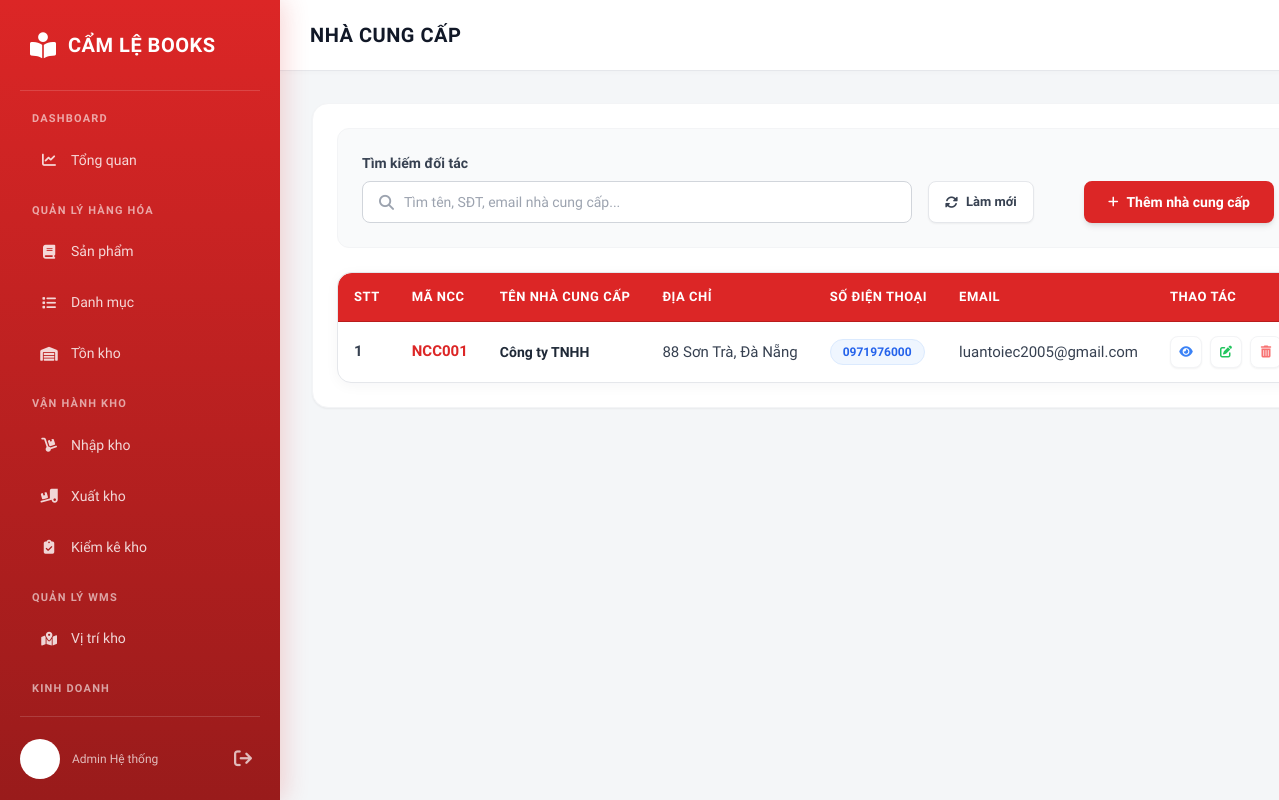
The page /inventory/ncc/ on the database as committed earlier.
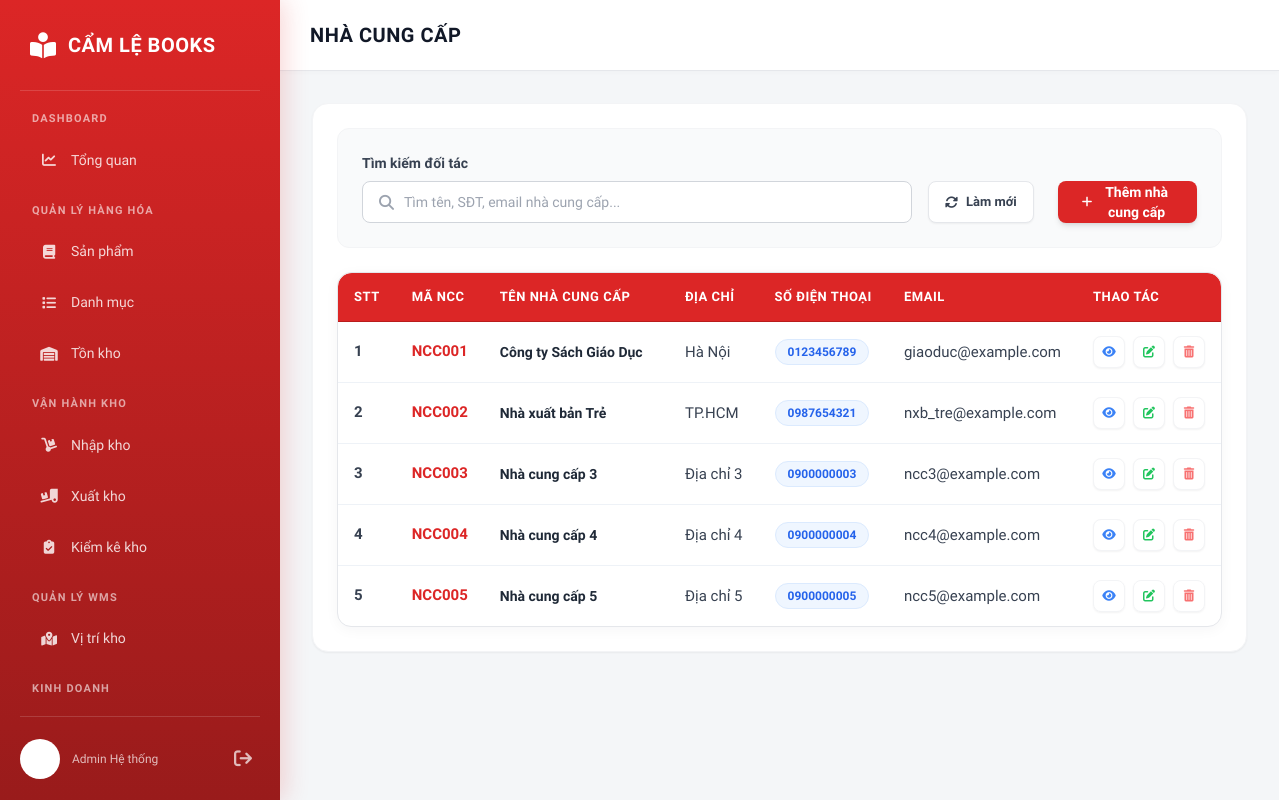
The same page on the database as committed later.
### nhacungcap/models.py (models this page shows, shortened)
class NhaCungCap(models.Model):
    maNCC = models.CharField(max_length=50, primary_key=True)
    tenNCC = models.CharField(max_length=255)
    soDienThoai = models.CharField(
        max_length=20,
        unique=True,
        error_messages={
            'unique': 'Số điện thoại này đã tồn tại trong hệ thống.'
        },
        validators=[
            RegexValidator(
                regex=r'^\+?[\d\s.-]{9,20}$',
                message="Số điện thoại không hợp lệ."
            )
        ]
    )
    email = models.EmailField(
        unique=True,
        error_messages={
            'invalid': 'Địa chỉ email không hợp lệ.',
            'unique': 'Email này đã tồn tại trong hệ thống.'
        }
    )
    diaChi = models.TextField()
    class Meta:
        db_table = 'inventory_nhacungcap'
        constraints = [
            models.UniqueConstraint(fields=['soDienThoai'], name='ncc_unique_soDienThoai_v2'),
            models.UniqueConstraint(fields=['email'], name='ncc_unique_email_v2'),
        ]

### nhacungcap/views/nha_cung_cap.py (the view, shortened to what this page needs)
# urls.py: path('ncc/', nha_cung_cap.ncc, name='ncc'),
def ncc(request):
    suppliers = NhaCungCap.objects.all().order_by('maNCC')
    return render(request, 'nhacungcap/suppliers/nha_cung_cap.html', {'suppliers': suppliers})

### nhacungcap/templates/nhacungcap/suppliers/nha_cung_cap.html (shortened to what this page needs)
{% load static %}
{% load humanize %}
<!DOCTYPE html>
<html lang="vi">
<head>
    <script src="https://cdn.tailwindcss.com"></script>
    <link rel="stylesheet" href="https://cdnjs.cloudflare.com/ajax/libs/font-awesome/6.4.0/css/all.min.css">
    <link rel="stylesheet" href="{% static 'css/0.0.style.css' %}">
</head>
<body>
    <nav class="sidebar" id="sidebar-container">
        {% include 'partials/thanh_ben.html' %}
    </nav>
    <main class="main-content">
        <div id="supplierListView" class="view-section active">
            <div class="content-header">
                <h1>Nhà cung cấp</h1>
            </div>
            <div class="content-body px-8 py-8">
                <div class="bg-white rounded-2xl shadow-sm border border-gray-100 p-6">
                    <div class="flex flex-col md:flex-row gap-6 items-end justify-between mb-6 bg-gray-50 p-6 rounded-xl border border-gray-100">
                        <div class="flex flex-col md:flex-row gap-4 flex-1 items-end">
                            <div class="w-auto">
                                <label class="block text-sm font-bold text-gray-700 mb-2">Tìm kiếm đối tác</label>
                                <div class="frm-search-box w-full" style="width: 550px; max-width: none;">
                                    <i class="fas fa-search"></i>
                                    <input type="text" id="searchInput" placeholder="Tìm tên, SĐT, email nhà cung cấp..." oninput="filterSuppliers()" class="w-full">
                                </div>
                            </div>
                            <button onclick="location.reload()" class="bg-white hover:bg-gray-50 text-gray-700 h-[42px] px-4 whitespace-nowrap rounded-lg text-[13px] font-semibold transition-colors flex items-center gap-2 shadow-sm border border-gray-200">
                                <i class="fa-solid fa-rotate"></i> Làm mới
                            </button>
                        </div>
                        <button onclick="openSupplierForm('create')"
                            class="bg-primary hover:bg-black text-white h-[42px] px-6 rounded-lg text-sm font-bold transition-all flex items-center gap-2 shadow-md active:scale-95">
                            <i class="fa-solid fa-plus text-xs"></i> Thêm nhà cung cấp
                        </button>
                    </div>
                    <div class="table-wrapper data-table-wrapper">
                        <table class="w-full text-left border-collapse min-w-[900px]">
                            <thead>
                                <tr class="bg-gray-50 border-y border-gray-200">
                                    <th class="w-stt">STT</th>
                                    <th class="w-code">Mã NCC</th>
                                    <th>Tên nhà cung cấp</th>
                                    <th>Địa chỉ</th>
                                    <th class="w-code">Số điện thoại</th>
                                    <th>Email</th>
                                    <th class="w-action pr-10">Thao tác</th>
                                </tr>
                            </thead>
                            <tbody id="supplierTableBody" class="divide-y divide-gray-50">
                                {% for s in suppliers %}
                                <tr class="supplier-row hover:bg-gray-50/50 transition-colors group">
                                    <td class="w-stt font-bold">{{ forloop.counter }}</td>
                                    <td class="w-code">
                                        <div class="font-bold text-primary">{{ s.maNCC }}</div>
                                    </td>
                                    <td class="w-supplier">
                                        <div class="font-bold text-gray-800 text-sm">{{ s.tenNCC }}</div>
                                    </td>
                                    <td class="py-4 px-4 text-gray-600 font-medium text-sm max-w-xs truncate">{{ s.diaChi|default:"-" }}</td>
                                    <td class="w-code">
                                        <span class="inline-flex px-3 py-1 rounded-full bg-blue-50 text-blue-600 font-bold text-xs border border-blue-100">{{ s.soDienThoai }}</span>
                                    </td>
                                    <td class="py-4 px-4 text-gray-600 font-medium text-sm">{{ s.email|default:"-" }}</td>
                                    <td class="w-action" onclick="event.stopPropagation()">
                                        <div class="flex items-center justify-start gap-2 transition-all">
                                            <button onclick="viewSupplierDetail('{{ s.maNCC }}')" class="w-8 h-8 flex items-center justify-center rounded-lg bg-white border border-gray-100 text-blue-500 hover:bg-blue-500 hover:text-white transition-all shadow-sm">
                                                <i class="fa-solid fa-eye text-xs"></i>
                                            </button>
                                            <button onclick="openSupplierForm('edit', '{{ s.maNCC }}')" class="w-8 h-8 flex items-center justify-center rounded-lg bg-white border border-gray-100 text-green-500 hover:bg-green-500 hover:text-white transition-all shadow-sm">
                                                <i class="fa-solid fa-pen-to-square text-xs"></i>
                                            </button>
                                            <button onclick="deleteSupplier('{{ s.maNCC }}')" class="w-8 h-8 flex items-center justify-center rounded-lg bg-white border border-gray-100 text-red-400 hover:bg-primary hover:text-white transition-all shadow-sm">
                                                <i class="fa-solid fa-trash-can text-xs"></i>
                                            </button>
                                        </div>
                                    </td>
                                </tr>
                                {% empty %}
                                <tr>
                                    <td colspan="7" class="text-center py-20 text-gray-400 italic">Chưa có thông tin nhà cung cấp nào.</td>
                                </tr>
                                {% endfor %}
                            </tbody>
                        </table>
                    </div>
                </div>
            </div>
        </div>
    </main>
</body>
</html>

### templates/partials/thanh_ben.html (shortened to what this page needs)
<div class="brand">
    <i class="fa-solid fa-book-open-reader"></i>
    <div class="brand-text">CẨM LỆ BOOKS</div>
</div>
<div class="menu-scroll">
    <div class="menu-group">
        <div class="menu-title">Dashboard</div>
        <a href="{% url 'hethong:tongquan' %}"
           class="menu-link {% if request.resolver_match.url_name == 'tongquan' %}active{% endif %}">
            <i class="fa-solid fa-chart-line"></i> Tổng quan
        </a>
    </div>
    <div class="menu-group">
        <div class="menu-title">Quản lý Hàng Hóa</div>
        <a href="{% url 'sanpham:sanpham' %}"
           class="menu-link {% if request.resolver_match.url_name == 'sanpham' %}active{% endif %}">
            <i class="fa-solid fa-book"></i> Sản phẩm
        </a>
        <a href="{% url 'sanpham:danhmuc' %}"
           class="menu-link {% if request.resolver_match.url_name == 'danhmuc' %}active{% endif %}">
            <i class="fa-solid fa-list"></i> Danh mục
        </a>
        <a href="{% url 'khohang:tonkho' %}"
           class="menu-link {% if request.resolver_match.url_name == 'tonkho' %}active{% endif %}">
            <i class="fa-solid fa-warehouse"></i> Tồn kho
        </a>
    </div>
    <div class="menu-group">
        <div class="menu-title">Vận Hành Kho</div>
        <a href="{% url 'khohang:nhapkho' %}"
           class="menu-link {% if request.resolver_match.url_name == 'nhapkho' %}active{% endif %}">
            <i class="fa-solid fa-dolly"></i> Nhập kho
        </a>
        <a href="{% url 'khohang:xuatkho' %}"
           class="menu-link {% if request.resolver_match.url_name == 'xuatkho' %}active{% endif %}">
            <i class="fa-solid fa-truck-ramp-box"></i> Xuất kho
        </a>
        <a href="{% url 'khohang:kiemke' %}"
           class="menu-link {% if request.resolver_match.url_name == 'kiemke' %}active{% endif %}">
            <i class="fa-solid fa-clipboard-check"></i> Kiểm kê kho
        </a>
    </div>
    <div class="menu-group">
        <div class="menu-title">Quản lý WMS</div>
        <a href="{% url 'khohang:vitri_list' %}"
           class="menu-link {% if request.resolver_match.url_name == 'vitri_list' %}active{% endif %}">
            <i class="fa-solid fa-map-location-dot"></i> Vị trí kho
        </a>
    </div>
    <div class="menu-group">
        <div class="menu-title">Kinh doanh</div>
        <a href="{% url 'dathang:dathang' %}"
           class="menu-link {% if request.resolver_match.url_name == 'dathang' %}active{% endif %}">
        </a>
    </div>
</div>
<div class="user-footer">
    <div class="user-info-wrap">
        <div class="avatar">{{ user.username|slice:":2"|upper }}</div>
        <div>
            <div style="font-size: 12px; opacity: 0.7;">Admin Hệ thống</div>
        </div>
    </div>
    <a href="{% url 'hethong:login' %}" class="logout-btn" title="Đăng xuất khỏi hệ thống">
        <i class="fa-solid fa-arrow-right-from-bracket"></i>
    </a>
</div>

### nhacungcap/templates/nhacungcap/suppliers/nha_cung_cap.html (style rules this page uses)
.main-content { background-color: #F4F6F8; min-height: 100vh; }
.view-section { display: none; }
.view-section.active { display: block; animation: fadeIn 0.3s ease-out; }
input, select, button, textarea { font-family: 'Plus Jakarta Sans', sans-serif !important; }
.data-table-wrapper table th, .data-table-wrapper table td { text-align: left !important; }
.w-stt, .w-action, .w-code { text-align: left !important; }
.w-stt { padding-left: 24px !important; }

Rows that differ between the two databases and show on the page:
changed NhaCungCap "NCC001": tenNCC "Công ty TNHH" → "Công ty Sách Giáo Dục"; diaChi "88 Sơn Trà, Đà Nẵng" → "Hà Nội"; soDienThoai "0971976000" → "0123456789"; email "luantoiec2005@gmail.com" → "giaoduc@example.com"
added NhaCungCap: maNCC "NCC002", tenNCC "Nhà xuất bản Trẻ", diaChi "TP.HCM", soDienThoai "0987654321", email "nxb_tre@example.com"
added NhaCungCap: maNCC "NCC003", tenNCC "Nhà cung cấp 3", diaChi "Địa chỉ 3", soDienThoai "0900000003", email "ncc3@example.com"
added NhaCungCap: maNCC "NCC004", tenNCC "Nhà cung cấp 4", diaChi "Địa chỉ 4", soDienThoai "0900000004", email "ncc4@example.com"
added NhaCungCap: maNCC "NCC005", tenNCC "Nhà cung cấp 5", diaChi "Địa chỉ 5", soDienThoai "0900000005", email "ncc5@example.com"
